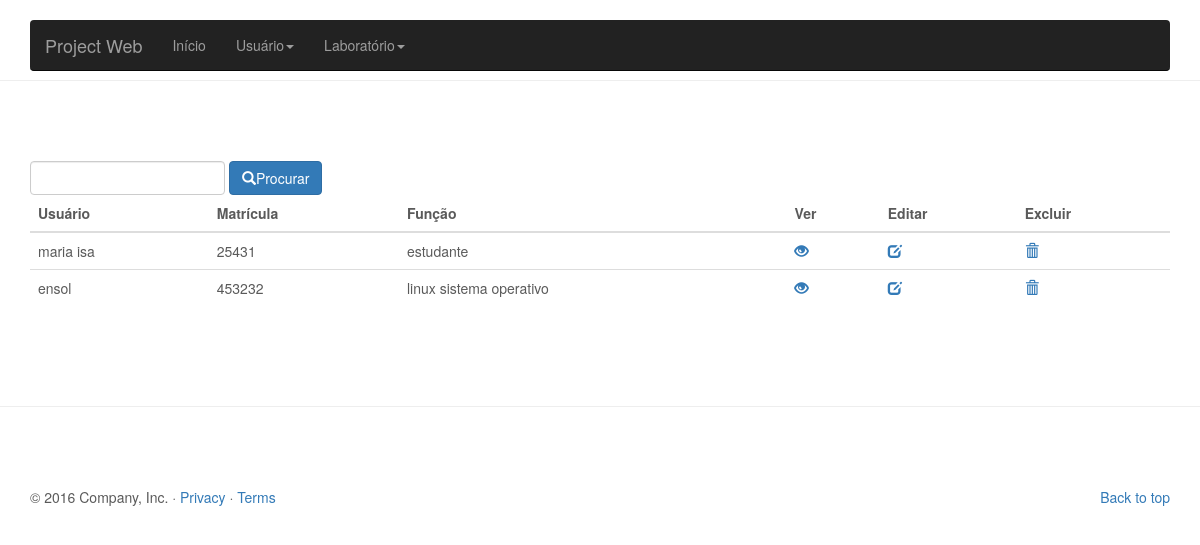
Before: /lab/view/listarUser.php with the older database file.
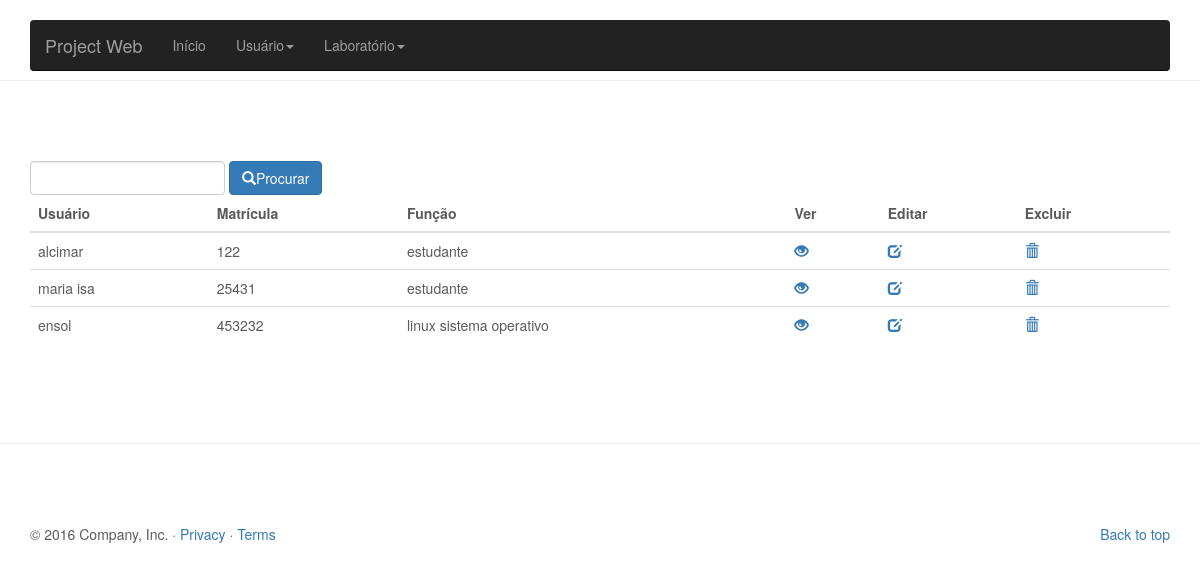
After: the same page with the newer database file.
### tables this page shows
CREATE TABLE `usuario` (
  `matricula` int(11) NOT NULL,
  `nome` varchar(100) DEFAULT NULL,
  `funcao` varchar(30) DEFAULT NULL
);

### lab/view/listarUser.php (the view, shortened to what this page needs)
<?php include '../controller/conexao.php';
  if(!empty($_REQUEST)){
    $busca = $_REQUEST['buscar'];
    $query = "SELECT * FROM usuario WHERE nome LIKE '%$busca%' or matricula LIKE '%$busca%'";
  }else{
    $query = "SELECT * FROM usuario";
  }
$res = mysqli_query($conn, $query);
?>
<!DOCTYPE html>
<html lang="pt-br">
  <head>
    <link href="../css/bootstrap.min.css" rel="stylesheet">
    <link href="../css/carousel.css" rel="stylesheet">
  </head>
  <body>
    <div class="navbar-wrapper">
      <div class="container">
        <nav class="navbar navbar-inverse navbar-static-top">
          <div class="container">
            <div class="navbar-header">
              <a class="navbar-brand" href="inicio.php">Project Web</a>
            </div>
            <div id="navbar" class="navbar-collapse collapse">
              <ul class="nav navbar-nav">
                <li><a href="inicio.php">Início</a></li>
                <li class="dropdown">
                  <a href="inserirUser.php" class="dropdown-toggle" data-toggle="dropdown" role="button" aria-haspopup="true" aria-expanded="false">Usuário<span class="caret"></span></a>
                  <li class="dropdown">
                  <a href="inserirUser.php" class="dropdown-toggle" data-toggle="dropdown" role="button" aria-haspopup="true" aria-expanded="false">Laboratório<span class="caret"></span></a>
                </li>
              </ul>
            </div>
          </div>
        </nav>
      </div>
    </div>
<hr class="featurette-divider">
       <div class="container">
       <form class="form-inline" method="get" action="listarUser.php">
        <input type="text" name="buscar" id="nome" class="form-control" autofocus>
        <button class="btn btn-primary" type="submit"><span class="glyphicon glyphicon-search"></span>Procurar</button>
        </form>
    <table class="table table-hover">
    <thead>
      <tr>
        <th>Usuário</th>
        <th>Matrícula</th>
        <th>Função</th>
        <th>Ver</th>
        <th>Editar</th>
        <th>Excluir</th>
      </tr>
    </thead>
    <tbody>
      <?php
while($linha = mysqli_fetch_array($res)){
        echo "<tr><td>".$linha['nome']."</td>";
        echo "<td>".$linha['matricula']."</td>";
        echo "<td>".$linha['funcao']."</td>";
        echo "<td><a href=\"verUser.php?btn=atualizar&nome=$linha[nome]&matricula=$linha[matricula]&funcao=$linha[funcao]\"><span class='glyphicon glyphicon-eye-open'></span></a></td>";
        echo "<td><a href=\"editUser.php?btn=atualizar&nome=$linha[nome]&matricula=$linha[matricula]&funcao=$linha[funcao]\"><span class='glyphicon glyphicon-edit'></span></a></td>";
        echo "<td><a href=\"../controller/controllerUser.php?btn=deletar&nome=$linha[nome]&matricula=$linha[matricula]&funcao=$linha[funcao]\"onClick=\"return confirm('Tem certeza que deseja excluir?')\"><span class='glyphicon glyphicon-trash'></span></a></td></tr>";
 } ?>
    </tbody>
  </table>
</div>
<hr class="featurette-divider">
    <div class="container marketing">
      <footer>
        <p class="pull-right"><a href="#">Back to top</a></p>
        <p>&copy; 2016 Company, Inc. &middot; <a href="#">Privacy</a> &middot; <a href="#">Terms</a></p>
      </footer>
    </div>
  </body>
</html>

Changed rows visible on the page:
added usuario: nome "alcimar", matricula "122", funcao "estudante"
